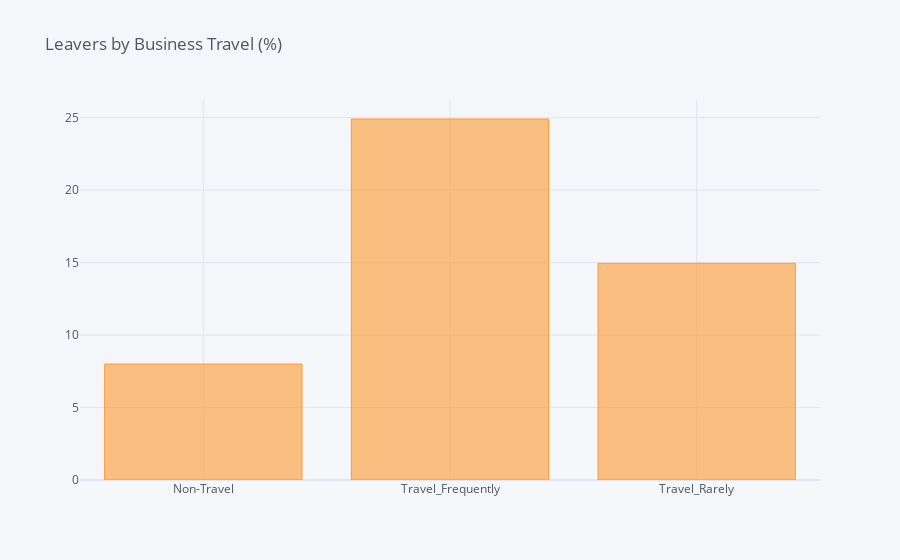

The notebook cell saved with this chart:
### Code cell
df_BusinessTravel = pd.DataFrame(columns=["Business Travel", "% of Leavers"])
i=0
for field in list(df_HR['BusinessTravel'].unique()):
    ratio = df_HR[(df_HR['BusinessTravel']==field)&(df_HR['Attrition']=="Yes")].shape[0] / df_HR[df_HR['BusinessTravel']==field].shape[0]
    df_BusinessTravel.loc[i] = (field, ratio*100)
    i += 1
    #print("In {}, the ratio of leavers is {:.2f}%".format(field, ratio*100))
df_BT = df_BusinessTravel.groupby(by="Business Travel").sum()
df_BT.iplot(kind='bar',title='Leavers by Business Travel (%)')

### Figure 1 — Plotly figure (JSON) as saved in the notebook; plotly's stock layout.template omitted (floating-point values rounded to 4 significant figures)
{"data": [{"marker": {"color": "rgba(255, 153, 51, 0.6)", "line": {"color": "rgba(255, 153, 51, 1.0)", "width": 1}}, "name": "% of Leavers", "orientation": "v", "text": "", "x": ["Non-Travel", "Travel_Frequently", "Travel_Rarely"], "y": [8, 24.91, 14.96], "type": "bar"}], "layout": {"legend": {"bgcolor": "#F5F6F9", "font": {"color": "#4D5663"}}, "paper_bgcolor": "#F5F6F9", "plot_bgcolor": "#F5F6F9", "title": {"font": {"color": "#4D5663"}, "text": "Leavers by Business Travel (%)"}, "xaxis": {"gridcolor": "#E1E5ED", "showgrid": true, "tickfont": {"color": "#4D5663"}, "title": {"font": {"color": "#4D5663"}, "text": ""}, "zerolinecolor": "#E1E5ED"}, "yaxis": {"gridcolor": "#E1E5ED", "showgrid": true, "tickfont": {"color": "#4D5663"}, "title": {"font": {"color": "#4D5663"}, "text": ""}, "zerolinecolor": "#E1E5ED"}}}
